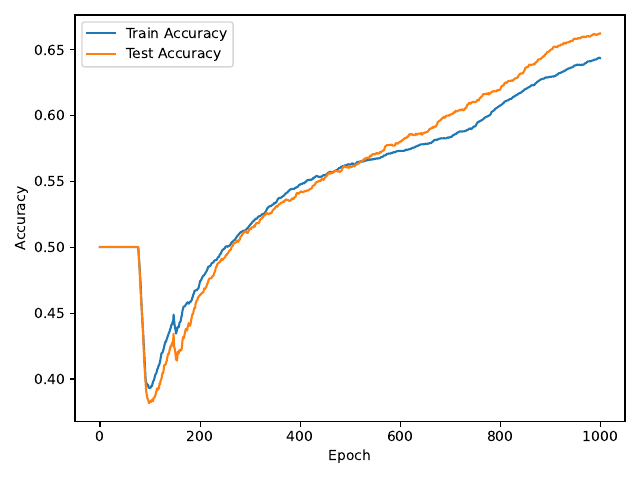

Generate this figure with Python:
import numpy as np
from scipy.special import expit
from sklearn.preprocessing import OneHotEncoder
from sklearn.model_selection import train_test_split
import matplotlib.pyplot as plt

def load_points(filename: str ) -> np.array:
    # load 10000 points with ___ coordinates
    points = np.load(f"{filename}")
    return points

def load_labels(filename: str) -> np.array:
    # the labels corresponding to the points: 0 or 1
    labels = np.load(f"{filename}")
    return labels

#
#  first: ignore b (offset/bias)
#  second: when everything works think about to add b to your data
#  i.e. pad X values with on, add weight for b
#  IMPORTANT: Add b either as first row or first column to the weight matrices


class NeuralNetwork(object):
    def __init__(self):
        # load training and test data from file
        
        # create and initialize your weigth matrices
        # consider more parameters like learning rate,
        # layer size, batch size, ...
        self.w0 = np.random.randn(100,3)
        self.w1 = np.random.randn(10,101)
        self.w2 = np.random.randn(2,11)
        
        self.learning_rate = 0.05

    

    def activation(self, x):
        return expit(x)

    def trainWeights(self, X, y, learning_rate=0.05):
        # We add bias to input X
        X_T = X.T             
        X_b = self.add_bias(X_T)                          
        z0 = self.w0 @ X_b                              
        a0 = self.activation(z0)
        a0_b = self.add_bias(a0)                        
        print("a0_b shape:", a0_b.shape)
        print("w1 shape:", self.w1.shape)

        z1 = self.w1 @ a0_b                             
        a1 = self.activation(z1)
        a1_b = self.add_bias(a1)                        

        z2 = self.w2 @ a1_b                             
        pred = self.activation(z2)

        # Backprop
        delta2 = (y.T - pred) * pred * (1 - pred)       
        dw2 = delta2 @ a1_b.T / X.shape[0]              

        error1 = self.w2.T @ delta2                     
        delta1 = error1[1:, :] * a1 * (1 - a1)          
        dw1 = delta1 @ a0_b.T / X.shape[0]              

        error0 = self.w1.T @ delta1                    
        delta0 = error0[1:, :] * a0 * (1 - a0)         
        dw0 = delta0 @ X_b.T / X.shape[0]               

        # Update weights
        self.w2 += learning_rate * dw2
        self.w1 += learning_rate * dw1
        self.w0 += learning_rate * dw0



    def predict(self, X):
        X_T = X.T
        X_b = self.add_bias(X_T)
        a0 = self.activation(self.w0 @ X_b)
        a0_b = self.add_bias(a0)
        a1 = self.activation(self.w1 @ a0_b)
        a1_b = self.add_bias(a1)
        pred = self.activation(self.w2 @ a1_b)
        return pred


    def costs(self, predictions, y):
        # calculate mean costs per point
        # SUM((y - pred)^2)
        s = (1 / 2) * (y.T - predictions) ** 2
        return np.mean(np.sum(s, axis=0))
    
    def add_bias(self, X):
        # Adds a row of 1s as the bias term to input X
        return np.vstack([np.ones((1, X.shape[1])), X])



# load data

labels = load_points("data/exercise2-labels.npy")
points = load_points("data/exercise2-data.npy")


print("labels: " + str(labels.shape))
print("points: " + str(points.shape))

X_train, X_test, y_train, y_test = train_test_split(
    points, labels, stratify=labels, random_state=42
)

oh = OneHotEncoder()
y_train_oh = oh.fit_transform(y_train.reshape(-1, 1)).toarray()

model = NeuralNetwork()

epoche = []
train_acc = []
test_acc = []

for i in range(1000):
    model.trainWeights(X_train, y_train_oh, learning_rate=0.08)

    y_test_logits = model.predict(X_test)
    y_test_predictions = np.argmax(y_test_logits, axis=0)

    y_train_logits = model.predict(X_train)
    y_train_predictions = np.argmax(y_train_logits, axis=0)

    print("accuracy on test set:", np.mean(y_test_predictions == y_test),
          "costs on training set:", model.costs(y_train_logits, y_train_oh))

    epoche.append(i)
    test_acc.append(np.mean(y_test_predictions == y_test))
    train_acc.append(np.mean(y_train_predictions == y_train))
              

print("baseline: " + str(np.sum(labels)/len(labels)))

plt.plot(epoche, train_acc, label="Train Accuracy")
plt.plot(epoche, test_acc, label="Test Accuracy")
plt.xlabel("Epoch")
plt.ylabel("Accuracy")
plt.legend()
plt.tight_layout()
plt.savefig("exercise2bonus.pdf")